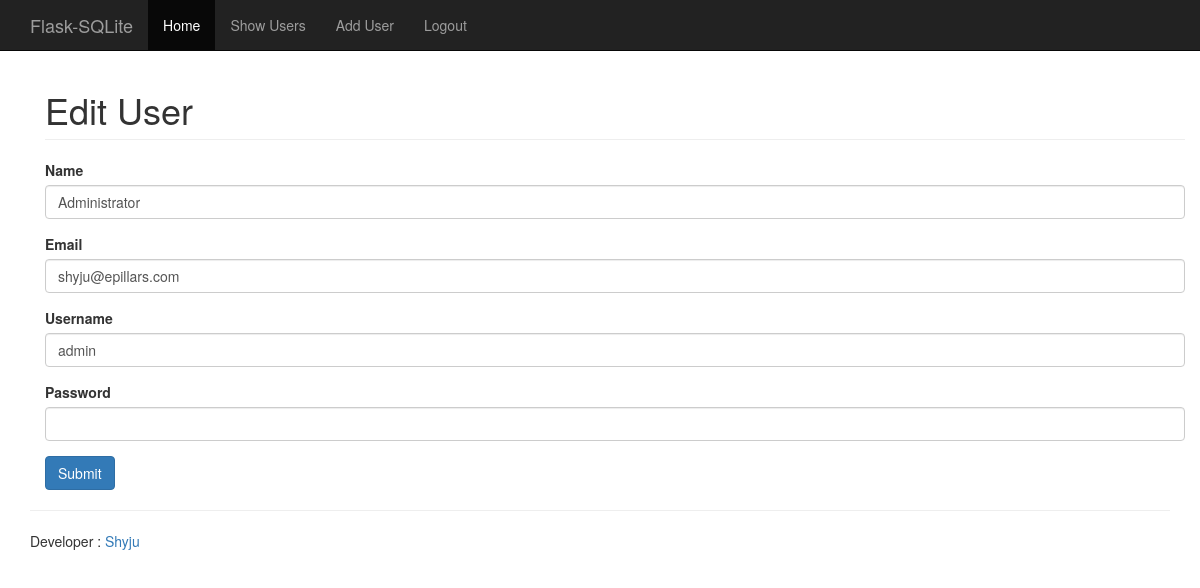
/edit_user/1 (signed in), run on an earlier commit of the app's database.
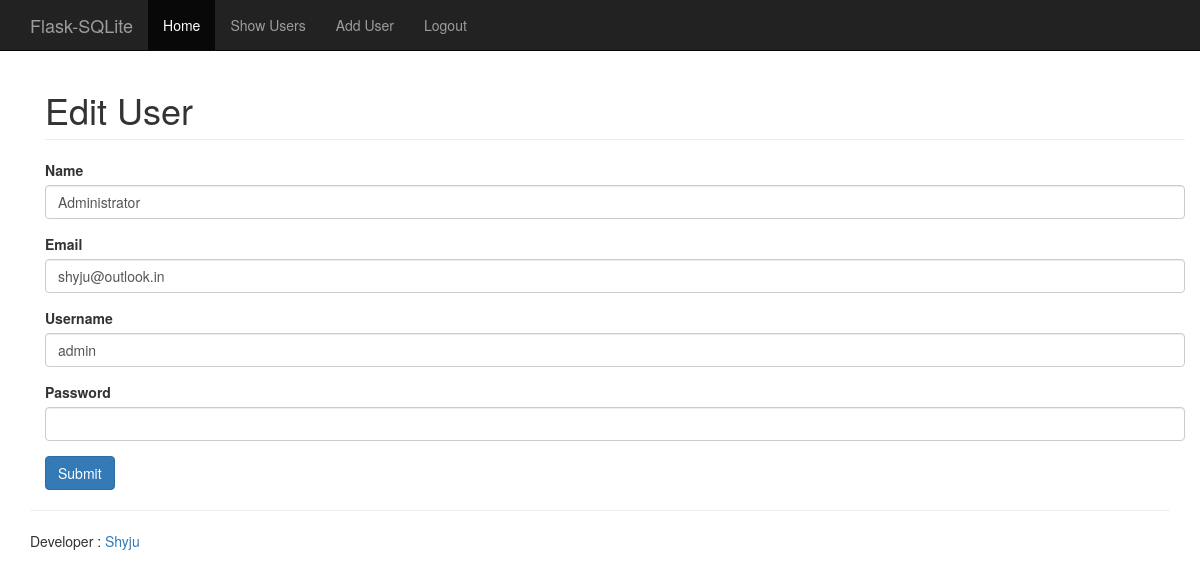
And on a later commit of the database.
### app/models.py (models this page shows, shortened)
class User(db.Model):
    __tablename__ = 'users'
    id = db.Column(db.Integer, primary_key = True)
    name = db.Column(db.String(255))
    email = db.Column(db.String(255), unique=True)
    username = db.Column(db.String(255), unique=True)
    password = db.Column(db.String(255))

### app/views.py (the view, shortened to what this page needs)
@app.route('/edit_user/<int:user_id>', methods=['POST', 'GET'])
@is_logged_in
def edit_user(user_id):
    user = User.query.filter_by(id=user_id).first()
    user_form = UserForm()
    if request.method == 'GET':
        user_form.name.data = user.name
        user_form.email.data = user.email
        user_form.username.data = user.username
    flash_errors(user_form)
    return render_template('edit_user.html', form=user_form,usid=user_id)

### app/forms.py
class UserForm(FlaskForm):
    name = StringField('Name', validators=[InputRequired()])
    email = StringField('Email', validators=[InputRequired()])
    username = StringField('Username', validators=[InputRequired()])
    password = StringField('Password', validators=[InputRequired()])

### app/views.py (called while the page is built)
def is_logged_in(f):
    @wraps(f)
    def wrap(*args, **kwargs):
        if 'logged_in' in session:
            return f(*args, **kwargs)
        else:
            flash('Unauthorized, Please login', 'danger')
            return redirect(url_for('login'))
    return wrap

def flash_errors(form):
    for field, errors in form.errors.items():
        for error in errors:
            flash(u"Error in the %s field - %s" % (
                getattr(form, field).label.text,
                error
            ))

@app.after_request
def add_header(response):
    response.headers['X-UA-Compatible'] = 'IE=Edge,chrome=1'
    response.headers['Cache-Control'] = 'public, max-age=600'
    return response

### app/templates/edit_user.html (shortened to what this page needs)
{% extends 'base.html' %}
{% block main %}
<div class="container">
  <h1 class="page-header">Edit User</h1>
  <form method="POST" action=""{{url_for('edit_user', user_id=usid)}}">
    <div class="form-group">{{ form.name.label }} {{ form.name(size=20, class="form-control") }}</div>
    <div class="form-group">{{ form.email.label }} {{ form.email(size=20, class="form-control", type="email") }}</div>
	<div class="form-group">{{ form.username.label }} {{ form.username(size=20, class="form-control") }}</div>
	<div class="form-group">{{ form.password.label }} {{ form.password(size=20, class="form-control",type="password") }}</div>
    <button type="submit" class="btn btn-primary">Submit</button>
</form>
</div>
{% endblock %}

What changed in the data, as far as the page shows it:
changed User "Administrator": email "shyju@epillars.com" → "shyju@outlook.in"
